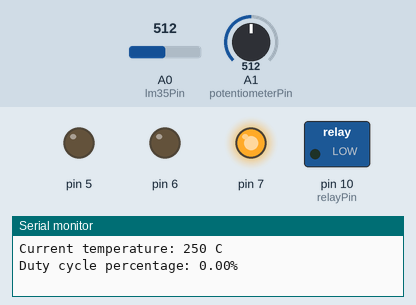
This program was run on a simulated Arduino Uno, built with avr-gcc and run on an emulated ATmega328P. On the bench: switched loads named in the program (green lamp = pin HIGH), output pins drawn as LEDs (lit = HIGH), the last lines printed to the serial monitor. Inputs (shaded band) come from the test bench; at power-on: A0 (lm35Pin) = 512, A1 (potentiometerPin) = 512.

Above: at 6.8 s.
6.9 s: A0 (lm35Pin) set to 122
15.3 s: A0 (lm35Pin) set to 110
At 22.5 s:
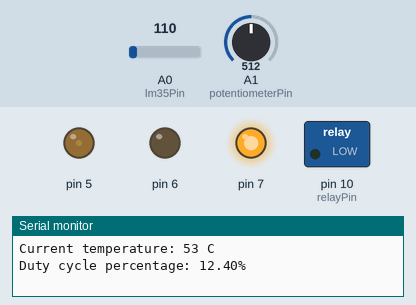
23.6 s: A1 (potentiometerPin) set to 716
At 26.5 s:
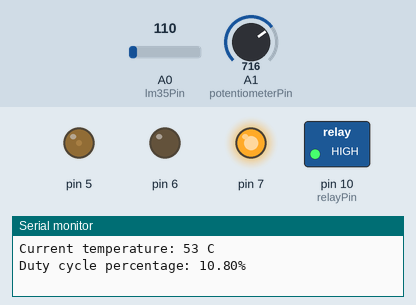
31.7 s: A1 (potentiometerPin) set to 511
At 34.6 s:
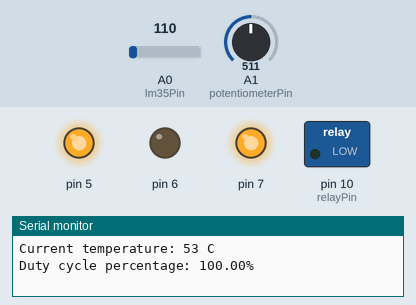
39.7 s: A0 (lm35Pin) set to 90
At 46.6 s:
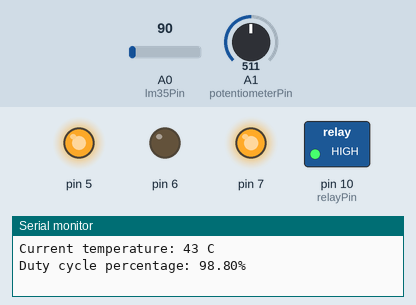
47.8 s: A0 (lm35Pin) set to 306
At 50.7 s:
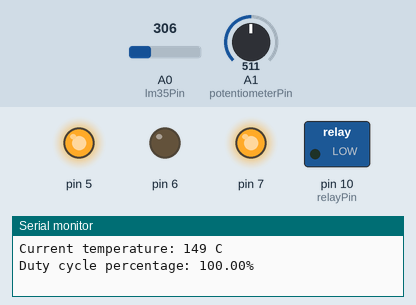
Timing chart, 0 to 55.8 s (numbered marks = the images above; inputs shaded):
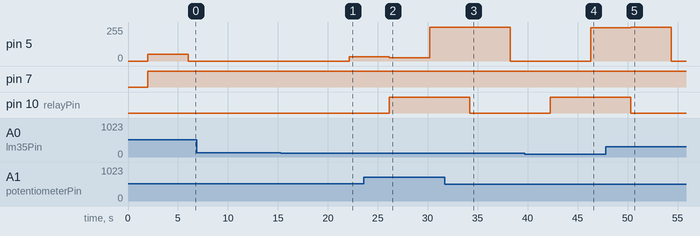

The program:

main.cpp
```cpp
#include "LM35.h"
#include "MotorDriver.h"
#include "Relay.h"

#include <Arduino.h>

#define lm35Pin A0
#define potentiometerPin A1
#define relayPin 10
#define IN1 7
#define IN2 6
#define ENA 5

float targetTemperature = 50;
int currentTemperature = 0;
int potentiometerValue = 0;
int hysteresis = 3;
bool heaterState = false;

float pwmDutyCycle = 0;

int pid_duty_cycle_min = 0;
int pid_duty_cycle_max = 100;

float Kp = 10;
float Ki = 1;
float Kd = 1;

float previousError = 0;
float currentError = 0;
float integralError = 0;
float differentialError = 0;

int lastUpdateTime = 0;
int updateIntervalMs = 100;

LM35 lm(lm35Pin);
Relay relay(relayPin);
MotorDriver motor(IN1, IN2, ENA);

void setup()
{
  relay.init();
  pinMode(potentiometerPin, INPUT);
  Serial.begin(9600);
  while (!Serial);
}

void loop() {
  delay(2000);

  int currentTime = millis();
  if (currentTime - lastUpdateTime >= updateIntervalMs)
  {
    // Task 1
    lastUpdateTime = currentTime;
    currentTemperature = lm.readData();
    potentiometerValue = analogRead(potentiometerPin);
    targetTemperature = map(potentiometerValue, 0, 1023, 0, 100);
    if ((currentTemperature > targetTemperature + hysteresis) && heaterState)
    {
      relay.turnOff();
      heaterState = false;
    }
    if ((currentTemperature < targetTemperature - hysteresis) && !heaterState)
    {
      relay.turnOn();
      heaterState = true;
    }

    // Task 2
    float timeIntervalSec = (float)updateIntervalMs / 1000;
    currentError = currentTemperature - targetTemperature;
    integralError += currentError * timeIntervalSec;
    if (integralError < pid_duty_cycle_min / Ki)
    {
      integralError = pid_duty_cycle_min / Ki;
    }
    else if (integralError > pid_duty_cycle_max / Ki)
    {
      integralError = pid_duty_cycle_max / Ki;
    }
    differentialError = (currentError - previousError) / timeIntervalSec;
    pwmDutyCycle = -Kp * currentError + Ki * integralError + Kd * differentialError;
    if (pwmDutyCycle < pid_duty_cycle_min)
    {
      pwmDutyCycle = pid_duty_cycle_min;
    }
    if (pwmDutyCycle > pid_duty_cycle_max)
    {
      pwmDutyCycle = pid_duty_cycle_max;
    }
    motor.drive(pwmDutyCycle);
    previousError = currentError;

    float dutyCiclePercentage = pwmDutyCycle;

    Serial.print("Target temperature: ");
    Serial.print(targetTemperature);
    Serial.println(" C");
    Serial.print("Current temperature: ");
    Serial.print(currentTemperature);
    Serial.println(" C");

    Serial.print("Duty cycle percentage: ");
    Serial.print(dutyCiclePercentage);
    Serial.println("%");

    Serial.println(" ");

    delay(2000);
    }
}
```

LM35.cpp
```cpp
#include "LM35.h"

LM35::LM35(int pin)
{
    sensorPin = pin;
}

float LM35::readData()
{
    return analogRead(sensorPin) * 0.48875;
}
```

LM35.h
```cpp
#ifndef LM35_H
#define LM35_H

#include <Arduino.h>

class LM35
{
    private:
        int sensorPin;
    public:
        LM35(int pin);
        float readData();
};

#endif
```

Motor.cpp
```cpp
#include "Motor.h"

Motor::Motor()
{
}

void Motor::init(byte pin1, byte pin2, byte pin3)
{
    motorPin1 = pin1;
    motorPin2 = pin2;
    controlPin = pin3;

    pinMode(motorPin1, OUTPUT);
    pinMode(motorPin2, OUTPUT);
    pinMode(controlPin, OUTPUT);
}

void Motor::changeSpeed(bool direction, int speed)
{
    if (direction)
    {
        digitalWrite(motorPin1, HIGH);
        digitalWrite(motorPin2, LOW);
        analogWrite(controlPin, speed);
    }
    else
    {
        digitalWrite(motorPin1, LOW);
        digitalWrite(motorPin2, HIGH);
        analogWrite(controlPin, speed);
    }
}
```

Motor.h
```cpp
#ifndef MOTOR_H
#define MOTOR_H

#include <Arduino.h>

class Motor
{
    private:
        byte motorPin1;
        byte motorPin2;
        byte controlPin;

    public:
        Motor();
        void init(byte pin1, byte pin2, byte pin3);
        void changeSpeed(bool direction, int speed);
};

#endif
```

Relay.cpp
```cpp
#include "Relay.h"

Relay::Relay(int pin)
{
    relayPin = pin;
}

void Relay::init()
{
    pinMode(relayPin, OUTPUT);
    digitalWrite(relayPin, LOW);
}

void Relay::turnOn()
{
    digitalWrite(relayPin, HIGH);
}

void Relay::turnOff()
{
    digitalWrite(relayPin, LOW);
}
```

Relay.h
```cpp
#ifndef RELAY_H
#define RELAY_H

#include <Arduino.h>

class Relay
{
    private:
        int relayPin;
    public:
        Relay(int pin);
        void init();
        void turnOn();
        void turnOff();
};

#endif
```

MotorDriver.cpp
```cpp
#include "MotorDriver.h"

MotorDriver::MotorDriver(int pin1, int pin2, int pin3)
{
    motor.init(pin1, pin2, pin3);
}

void MotorDriver::drive(int speed)
{
    motor.changeSpeed((speed >= 0), (abs(speed) * 2.55 + 0.5));
}
```

MotorDriver.h
```cpp
#ifndef MOTORDRIVER_H
#define MOTORDRIVER_H

#include "Motor.h"

#include <Arduino.h>

class MotorDriver
{
    private:
        Motor motor;
    public:
        MotorDriver(int pin1, int pin2, int pin3);
        void drive(int speed);
};

#endif
```

Measured:
- after the input at 15.3 s, pin 5: 0/255 → 31/255 after 6.8 s
- after the input at 23.6 s, pin 5: 31/255 → 26/255 after 2.6 s, → 255/255 4.0 s later; pin 10 (relayPin): LOW → HIGH after 2.6 s
- after the input at 31.7 s, pin 5: 255/255 → 0/255 after 6.5 s; pin 10 (relayPin): HIGH → LOW after 2.5 s
- after the input at 39.7 s, pin 5: 0/255 → 250/255 after 6.6 s; pin 10 (relayPin): LOW → HIGH after 2.6 s
- after the input at 47.8 s, pin 5: 250/255 → 255/255 after 2.5 s, → 0/255 4.0 s later; pin 10 (relayPin): HIGH → LOW after 2.5 s
